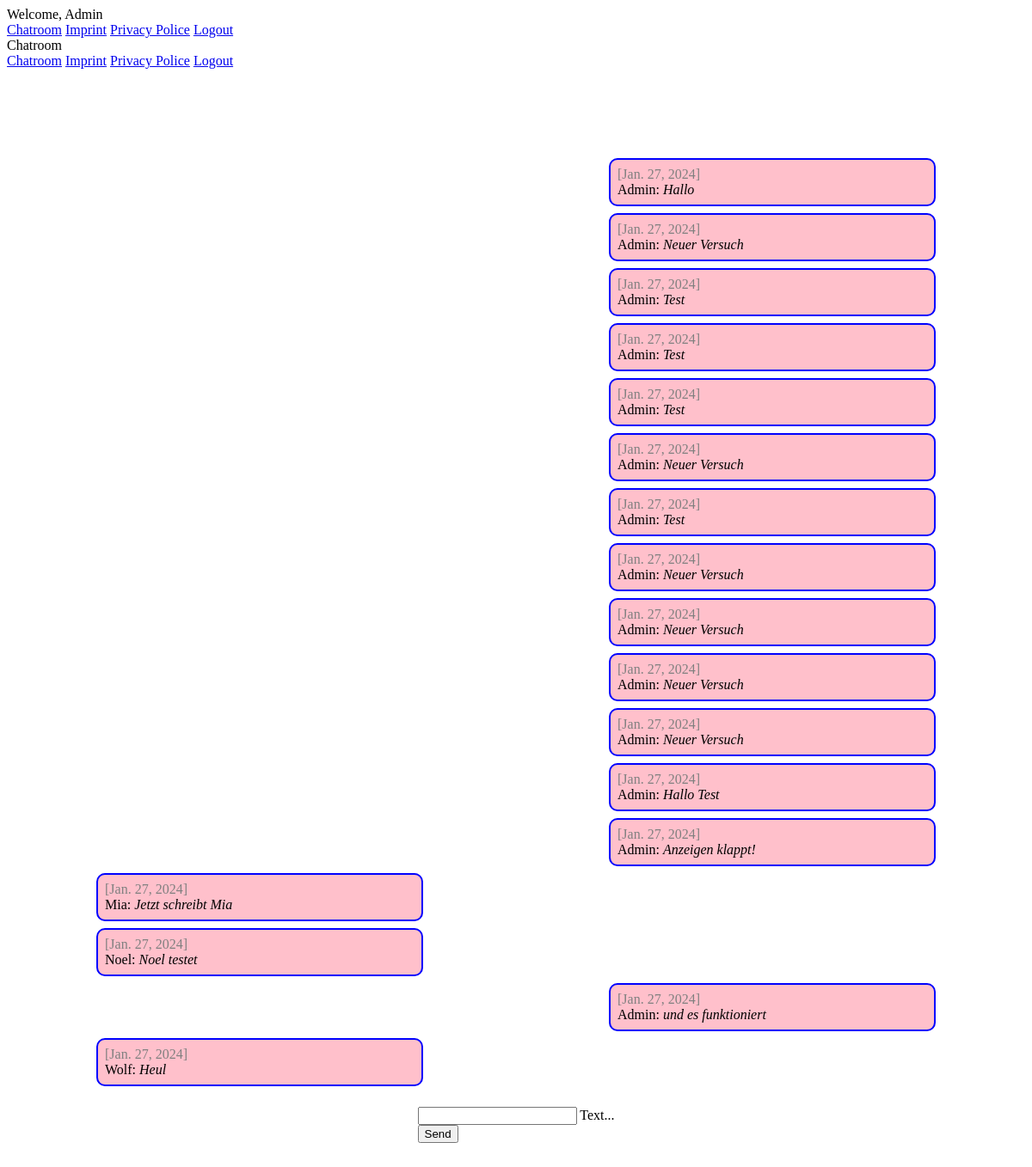
Page /chat/ (signed in) on the earlier database version.
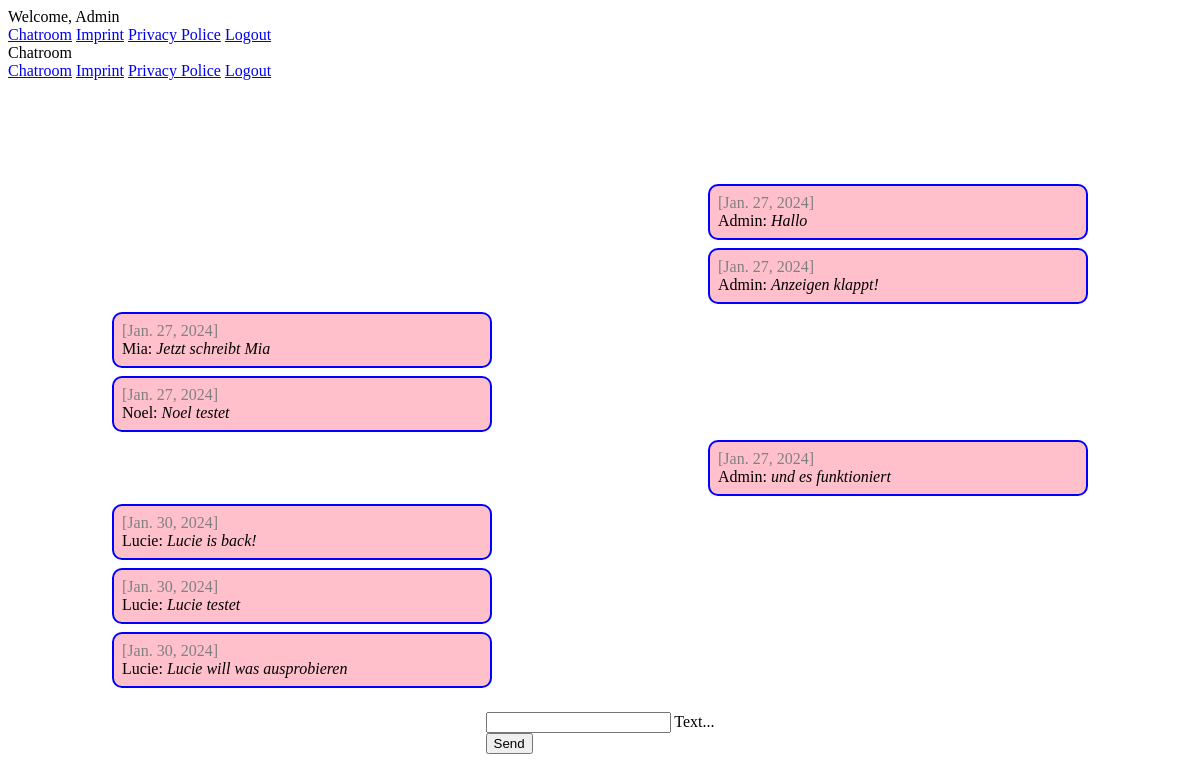
Same page on the later database version.
### chat/models.py (models this page shows)
class Message(models.Model):
    text = models.CharField(max_length=500)
    created_at = models.DateField(default=date.today)
    author = models.ForeignKey(settings.AUTH_USER_MODEL, on_delete=models.CASCADE, related_name='author_message_set')
    receiver = models.ForeignKey(settings.AUTH_USER_MODEL, on_delete=models.CASCADE, related_name='receiver_message_set')
    chat = models.ForeignKey(Chat, on_delete=models.CASCADE, related_name='chat_message_set', default=None, blank=True, null=True)

### chat/views.py (the view, shortened to what this page needs)
# urls.py: path('chat/', index),
@login_required(login_url='/login/')
def index(request):
    username = request.user.first_name if request.user.is_authenticated else "DefaultUsername"
    chatMessages = Message.objects.filter(chat__id=1)
    return render(request, 'chat/index.html', {'messages': chatMessages,'username': username })

### chat/templates/chat/index.html (shortened to what this page needs)
{% extends "base.html" %}
{% block content %}
{% if request.user.is_authenticated %}
<div id="messageContainer">
  {% for message in messages %}
  <div class="messageBox {% if message.author == request.user %} authorMessage{% endif %}">
    <span class="colorGrey">[{{ message.created_at }}]</span><br>
    {{ message.author.first_name }}: <i>{{ message.text }}</i>
  </div>
  {% endfor %}
</div>
<div class="central">
<form onsubmit="sendMessage(); return false" method="post" >
  <div class="mdl-textfield mdl-js-textfield mdl-textfield--floating-label">
    <input
      class="mdl-textfield__input"
      name="textmessage"
      type="text"
      id="messageField"
    />
    <label class="mdl-textfield__label" for="messageField">Text...</label>
  </div>
  <button
    class="mdl-button mdl-js-button mdl-button--raised mdl-js-ripple-effect mdl-button--accent"
  >
    Send
  </button>
</form>
</div>
{% else %}
<h1>Not logged in</h1>
<p>
  You are not logged in. Please log in.<br />
  Please click <a href="/login/">here</a>.
</p>
{% endif %}
{% endblock %}

### templates/base.html (shortened to what this page needs)
<!DOCTYPE html>
<html lang="en">
  <head>
    <link
      rel="stylesheet"
      href="https://code.getmdl.io/1.3.0/material.indigo-pink.min.css"
    />
    {% load static %}
    <link rel="stylesheet" href="{% static 'css/style.css' %}">
  </head>
  <body>
    <div class="mdl-layout mdl-js-layout mdl-layout--fixed-header">
      <header class="mdl-layout__header">
        <div class="mdl-layout__header-row">
          {% if request.user.is_authenticated %}
          <span class="mdl-layout-title"
            >Welcome, {{ request.user.first_name }}</span
          >
          {% else %}
          <span class="mdl-layout-title">Welcome, please log in!</span>
          {% endif %}
          <nav class="mdl-navigation mdl-layout--large-screen-only">
            <a class="mdl-navigation__link" href="/chat/">Chatroom</a>
            <a class="mdl-navigation__link" href="/imprint/">Imprint</a>
            <a class="mdl-navigation__link" href="/privacy_policy/">Privacy Police</a>
            <a class="mdl-navigation__link" href="/logout/">Logout</a>
          </nav>
        </div>
      </header>
      <div class="mdl-layout__drawer">
        <span class="mdl-layout-title">Chatroom</span>
        <nav class="mdl-navigation">
          <a class="mdl-navigation__link" href="/chat/">Chatroom</a>
          <a class="mdl-navigation__link" href="/imprint/">Imprint</a>
          <a class="mdl-navigation__link" href="/privacy_policy/">Privacy Police</a>
          <a class="mdl-navigation__link" href="/logout/">Logout</a>
        </nav>
      </div>
      <main class="mdl-layout__content">
        <div class="page-content">
            {% block content %}
            {% endblock %}
        </div>
      </main>
    </div>
  </body>
</html>

### static/css/style.css (style rules this page uses)
.page-content { padding: 100px 100px; }
.colorGrey { color: gray; }
.central { margin-top: 20px; display: flex; justify-content: center; }
#messageContainer { display: flex; flex-direction: column; }
.messageBox { margin: 4px; background-color: pink; padding: 8px; width: 30vw; overflow: auto; border: blue 2px solid; border-radius: 10px; }
.authorMessage { margin-left: auto; }

Differences in the rows shown:
removed Message: created_at "Jan. 27, 2024", author.first_name "Admin", text "Neuer Versuch"
removed Message: created_at "Jan. 27, 2024", author.first_name "Admin", text "Test"
removed Message: created_at "Jan. 27, 2024", author.first_name "Admin", text "Test"
removed Message: created_at "Jan. 27, 2024", author.first_name "Admin", text "Test"
removed Message: created_at "Jan. 27, 2024", author.first_name "Admin", text "Neuer Versuch"
removed Message: created_at "Jan. 27, 2024", author.first_name "Admin", text "Test"
removed Message: created_at "Jan. 27, 2024", author.first_name "Admin", text "Neuer Versuch"
removed Message: created_at "Jan. 27, 2024", author.first_name "Admin", text "Neuer Versuch"
removed Message: created_at "Jan. 27, 2024", author.first_name "Admin", text "Neuer Versuch"
removed Message: created_at "Jan. 27, 2024", author.first_name "Admin", text "Neuer Versuch"
removed Message: created_at "Jan. 27, 2024", author.first_name "Admin", text "Hallo Test"
removed Message: created_at "Jan. 27, 2024", author.first_name "Wolf", text "Heul"
added Message: created_at "Jan. 30, 2024", author.first_name "Lucie", text "Lucie is back!"
added Message: created_at "Jan. 30, 2024", author.first_name "Lucie", text "Lucie testet"
added Message: created_at "Jan. 30, 2024", author.first_name "Lucie", text "Lucie will was ausprobieren"
